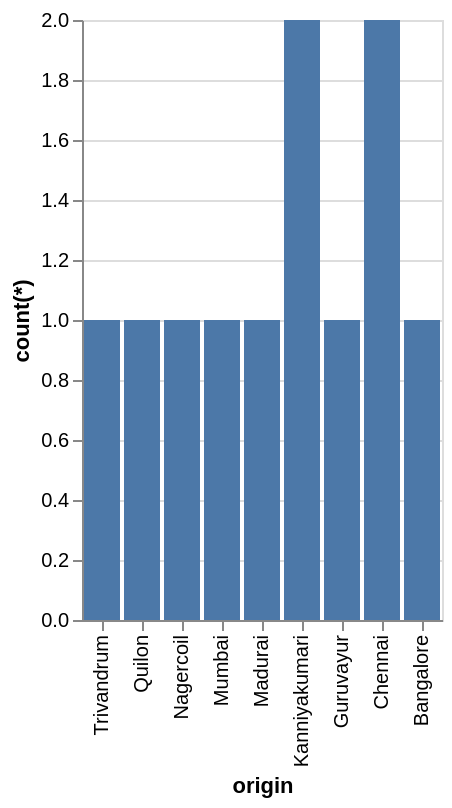

The specification (Vega-Lite) saved for this image:
### Vega-Lite specification from a JSON file in a GitHub repository (floating-point values rounded to 4 significant figures)
{"data": {"values": [{"x_data": "Trivandrum", "y_data": 1}, {"x_data": "Quilon", "y_data": 1}, {"x_data": "Nagercoil", "y_data": 1}, {"x_data": "Mumbai", "y_data": 1}, {"x_data": "Madurai", "y_data": 1}, {"x_data": "Kanniyakumari", "y_data": 2}, {"x_data": "Guruvayur", "y_data": 1}, {"x_data": "Chennai", "y_data": 2}, {"x_data": "Bangalore", "y_data": 1}]}, "mark": "bar", "encoding": {"x": {"field": "x_data", "type": "nominal", "title": "origin", "sort": "descending"}, "y": {"field": "y_data", "type": "quantitative", "title": "count(*)"}}}
